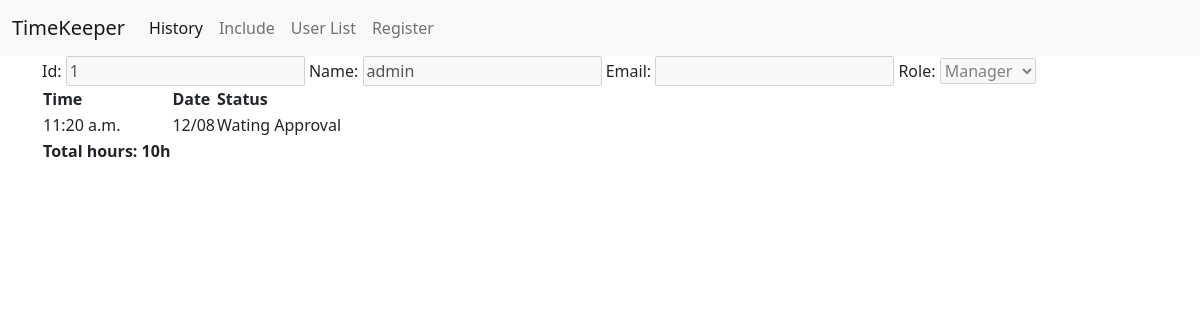
Before: /users/1 with the older database file.
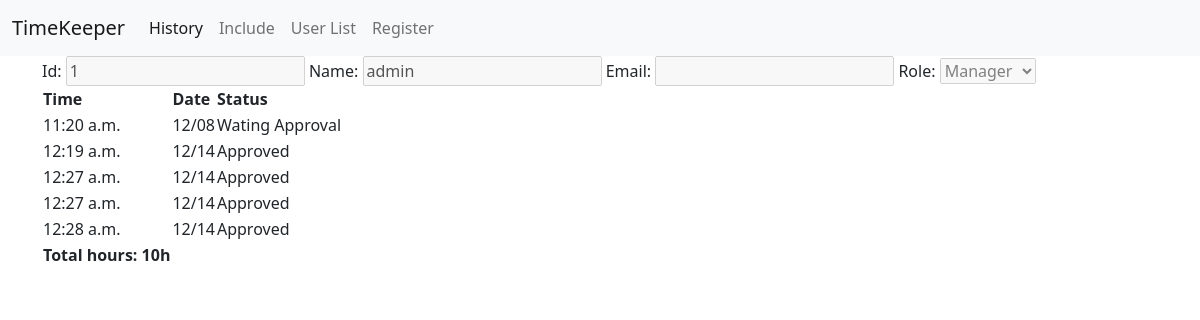
After: the same page with the newer database file.
### backend/models.py (models this page shows)
class Record(models.Model):
  user = models.ForeignKey(User, on_delete=models.CASCADE)
  date = models.DateTimeField(default=now)
  status = models.CharField(max_length=20, default='Wating Approval')

### backend/views.py (the view)
# urls.py: path("users/<int:user_id>", views.user, name="user"),
def user(req, user_id):
    user = User.objects.get(id=user_id)
    records = Record.objects.filter(user=user)
    context = {'user': user, 'records': records, "workedHours": 10}
    return render(req, "backend/user.html", context)

### backend/templates/backend/user.html (shortened to what this page needs)
{% extends 'backend/base.html' %}
{% block content%}
<form action="" method="post">
  <div class="userContainer">
    <form action="" method="post">
      <label for="userId">Id:</label>
      <input type="text" name="userId" value="{{ user.id }}" disabled>
      <label for="name">Name:</label>
      <input type="text" name="name" value="{{ user.username }}" disabled>
      <label for="email">Email:</label>
      <input type="email" name="email" value="{{ user.email }}" disabled>
      <label for="role">Role:</label>
      <select name="role" class="role" disabled>
        <option value="manager">Manager</option>
    </form>
  </div>
  <div class="historyContainer">
    <table>
      <tr>
        <th>Time</th>
        <th>Date</th>
        <th>Status</th>
        <th></th>
      </tr>
      {% for record in records %}
      <tr>
        <td>{{ record.date|time }}</td>
        <td>{{ record.date|date:'m/d' }}</td>
        <td>{{ record.status }}</td>
        <td>
        </td>
      </tr>
      {% endfor %}
      <tr>
        <th>Total hours: {{ workedHours }}h</th>
      </tr>
    </table>
  </div>
</form>
{% endblock %}

### backend/templates/backend/base.html (shortened to what this page needs)
<!DOCTYPE html>
<html lang="en">
<head>
    <link href="https://cdn.jsdelivr.net/npm/bootstrap@5.2.3/dist/css/bootstrap.min.css" rel="stylesheet">
    <link rel="stylesheet" href="https://cdn.jsdelivr.net/npm/bootstrap-icons@1.10.2/font/bootstrap-icons.css">
</head>
<body>
    <nav class="navbar navbar-expand-lg bg-light">
        <div class="container-fluid">
          <a class="navbar-brand" href="{% url 'backend:history' %}">TimeKeeper</a>
          <div class="collapse navbar-collapse" id="navbarNav">
            <ul class="navbar-nav">
              <li class="nav-item">
                <a class="nav-link active" aria-current="page" href="{% url 'backend:history' %}">History</a>
              </li>
              <li class="nav-item">
                <a class="nav-link" href="{% url 'backend:include' %}">Include</a>
              </li>
              <li class="nav-item">
                <a class="nav-link" href="{% url 'backend:userList' %}">User List</a>
              </li>
              <li class="nav-item">
                <a class="nav-link" href="{% url 'backend:register' %}">Register</a>
              </li>
            </ul>
          </div>
        </div>
    </nav>
    <div class="container">
        {% block content %}
        {% endblock %}
    </div>
</body>
</html>

Changed rows visible on the page:
added Record: date "12:19 a.m.", date "12/14", status "Approved"
added Record: date "12:27 a.m.", date "12/14", status "Approved"
added Record: date "12:27 a.m.", date "12/14", status "Approved"
added Record: date "12:28 a.m.", date "12/14", status "Approved"
